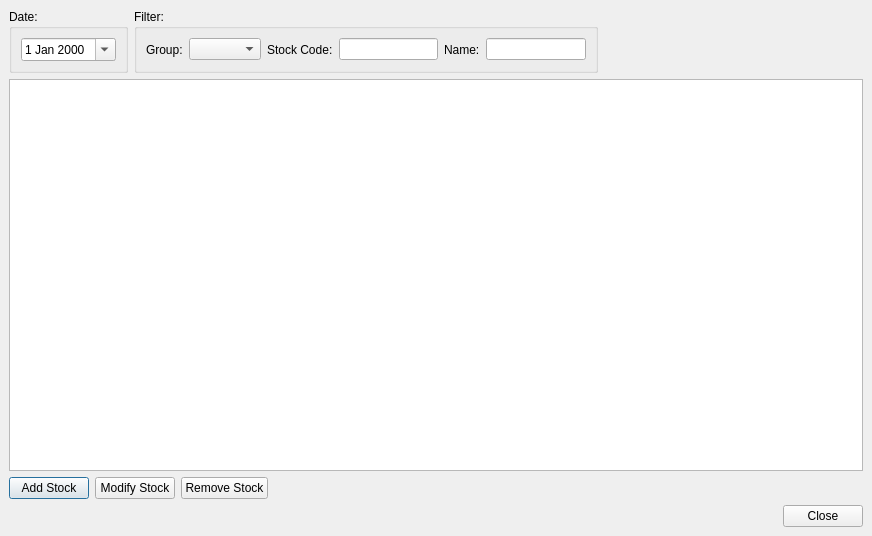
<ui version="4.0" >
 <class>tcStockDataInfoDialog</class>
 <widget class="QDialog" name="tcStockDataInfoDialog" >
  <property name="geometry" >
   <rect>
    <x>0</x>
    <y>0</y>
    <width>872</width>
    <height>536</height>
   </rect>
  </property>
  <property name="windowTitle" >
   <string>Stock Data...</string>
  </property>
  <layout class="QVBoxLayout" >
   <property name="margin" >
    <number>9</number>
   </property>
   <property name="spacing" >
    <number>6</number>
   </property>
   <item>
    <layout class="QHBoxLayout" >
     <property name="margin" >
      <number>0</number>
     </property>
     <property name="spacing" >
      <number>6</number>
     </property>
     <item>
      <widget class="QGroupBox" name="gbx1" >
       <property name="title" >
        <string>Date:</string>
       </property>
       <layout class="QHBoxLayout" >
        <property name="margin" >
         <number>9</number>
        </property>
        <property name="spacing" >
         <number>6</number>
        </property>
        <item>
         <widget class="QDateEdit" name="cld1" >
          <property name="calendarPopup" >
           <bool>true</bool>
          </property>
         </widget>
        </item>
       </layout>
      </widget>
     </item>
     <item>
      <widget class="QGroupBox" name="gbx2" >
       <property name="title" >
        <string>Filter:</string>
       </property>
       <layout class="QHBoxLayout" >
        <property name="margin" >
         <number>9</number>
        </property>
        <property name="spacing" >
         <number>6</number>
        </property>
        <item>
         <widget class="QLabel" name="lbl1" >
          <property name="text" >
           <string>Group:</string>
          </property>
         </widget>
        </item>
        <item>
         <widget class="QComboBox" name="cbo1" />
        </item>
        <item>
         <widget class="QLabel" name="lbl2" >
          <property name="text" >
           <string>Stock Code:</string>
          </property>
         </widget>
        </item>
        <item>
         <widget class="QLineEdit" name="edt1" />
        </item>
        <item>
         <widget class="QLabel" name="lbl3" >
          <property name="text" >
           <string>Name:</string>
          </property>
         </widget>
        </item>
        <item>
         <widget class="QLineEdit" name="edt2" />
        </item>
       </layout>
      </widget>
     </item>
     <item>
      <spacer>
       <property name="orientation" >
        <enum>Qt::Horizontal</enum>
       </property>
       <property name="sizeHint" >
        <size>
         <width>281</width>
         <height>56</height>
        </size>
       </property>
      </spacer>
     </item>
    </layout>
   </item>
   <item>
    <widget class="QTableView" name="tbl1" />
   </item>
   <item>
    <layout class="QHBoxLayout" >
     <property name="margin" >
      <number>0</number>
     </property>
     <property name="spacing" >
      <number>6</number>
     </property>
     <item>
      <widget class="QPushButton" name="btn1" >
       <property name="text" >
        <string>Add Stock</string>
       </property>
      </widget>
     </item>
     <item>
      <widget class="QPushButton" name="btn2" >
       <property name="text" >
        <string>Modify Stock</string>
       </property>
      </widget>
     </item>
     <item>
      <widget class="QPushButton" name="btn3" >
       <property name="text" >
        <string>Remove Stock</string>
       </property>
      </widget>
     </item>
     <item>
      <spacer>
       <property name="orientation" >
        <enum>Qt::Horizontal</enum>
       </property>
       <property name="sizeHint" >
        <size>
         <width>40</width>
         <height>20</height>
        </size>
       </property>
      </spacer>
     </item>
    </layout>
   </item>
   <item>
    <widget class="QDialogButtonBox" name="buttonBox" >
     <property name="orientation" >
      <enum>Qt::Horizontal</enum>
     </property>
     <property name="standardButtons" >
      <set>QDialogButtonBox::Close</set>
     </property>
    </widget>
   </item>
  </layout>
 </widget>
 <resources/>
 <connections>
  <connection>
   <sender>buttonBox</sender>
   <signal>accepted()</signal>
   <receiver>tcStockDataInfoDialog</receiver>
   <slot>accept()</slot>
   <hints>
    <hint type="sourcelabel" >
     <x>248</x>
     <y>254</y>
    </hint>
    <hint type="destinationlabel" >
     <x>157</x>
     <y>274</y>
    </hint>
   </hints>
  </connection>
  <connection>
   <sender>buttonBox</sender>
   <signal>rejected()</signal>
   <receiver>tcStockDataInfoDialog</receiver>
   <slot>reject()</slot>
   <hints>
    <hint type="sourcelabel" >
     <x>316</x>
     <y>260</y>
    </hint>
    <hint type="destinationlabel" >
     <x>286</x>
     <y>274</y>
    </hint>
   </hints>
  </connection>
 </connections>
</ui>
